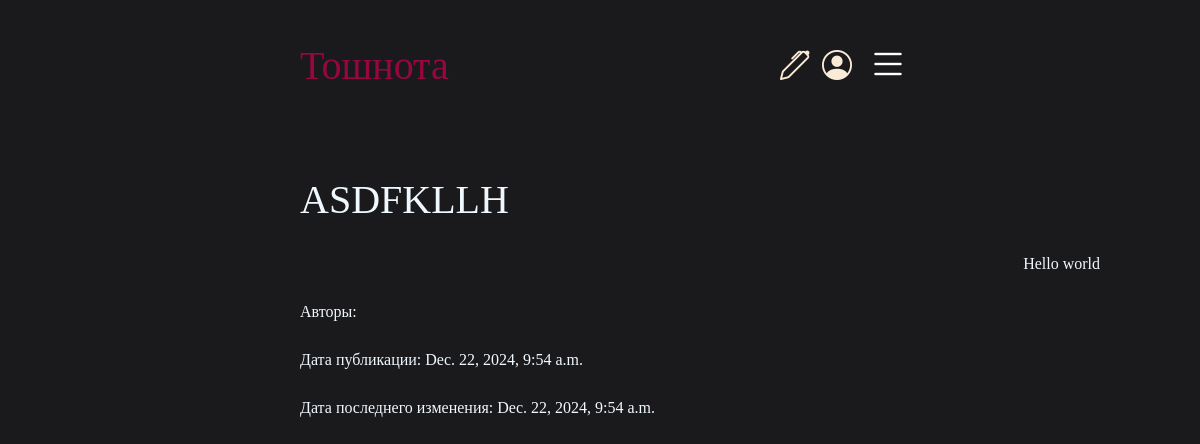
/notes/13/, run on the app's committed database.
### notes/models.py (models this page shows, shortened)
class Article(models.Model):
    chapter = models.ForeignKey(Chapter, models.SET_NULL, blank=True, null=True)
    heading = models.CharField(max_length=200)
    body = HTMLField()
    pub_date = models.DateTimeField(auto_now_add=True)
    last_edit_date = models.DateTimeField(auto_now=True)
    image = models.ImageField(
        verbose_name='Изображение',
        upload_to='articles/',
        blank=True,
    )
    authors = models.ManyToManyField(User, related_name='articles')
    is_locked = models.BooleanField(default=False)
    locked_by = models.ManyToManyField(User, blank=True, default=None)

### notes/views.py (the view)
# urls.py: path("<int:article_id>/", views.detail, name="detail"),
def detail(request, article_id):
    article = get_object_or_404(Article, id=article_id)
    context = {
        "art": article,
    }
    return render(request, "notes/detail.html", context)

### notes/context_processors.py (called while the page is built)
def add_variable_to_context(requests):
    return {
        "partitions": Partition.objects.all(),
    }

### templates/notes/detail.html (shortened to what this page needs)
{% extends "layout.html"%}
{% load static %}
{% block includes %}
<link rel="stylesheet" href="{% static 'notes/main_style.css' %}">
<link rel="stylesheet" href="{% static 'notes/detail_notes.css' %}">
{% endblock %}
{% block content %}
{% if art %}
    <h1 class="left-moved upper_case">{{ art.heading }} </h1>
    <div class="left-moved" name="note_detail_body">{{art.body |safe}}</div>
    <p>Авторы:
    </p>
    <p name="pub_date" class="left-moved">Дата публикации: {{art.pub_date}}</p>
    <p name="last_edit_date" class="left-moved">Дата последнего изменения: {{art.last_edit_date}}</p>
{% endif %}
{% endblock %}

### static/notes/main_style.css (style rules this page uses)
body { background-color: #1a1a1d; padding: 0px 25% 0px 25%; font-family: serif; color: aliceblue; }
main p { margin-bottom: 1.5em; }

### static/notes/detail_notes.css (style rules this page uses)
div[name="note_detail_body"] { padding-top: 20px; width: 800px; }
.upper_case { text-transform: uppercase; }

### data on the page
Article: heading "ASDFKLLH", body "Hello world", pub_date "Dec. 22, 2024, 9:54 a.m.", last_edit_date "Dec. 22, 2024, 9:54 a.m."
